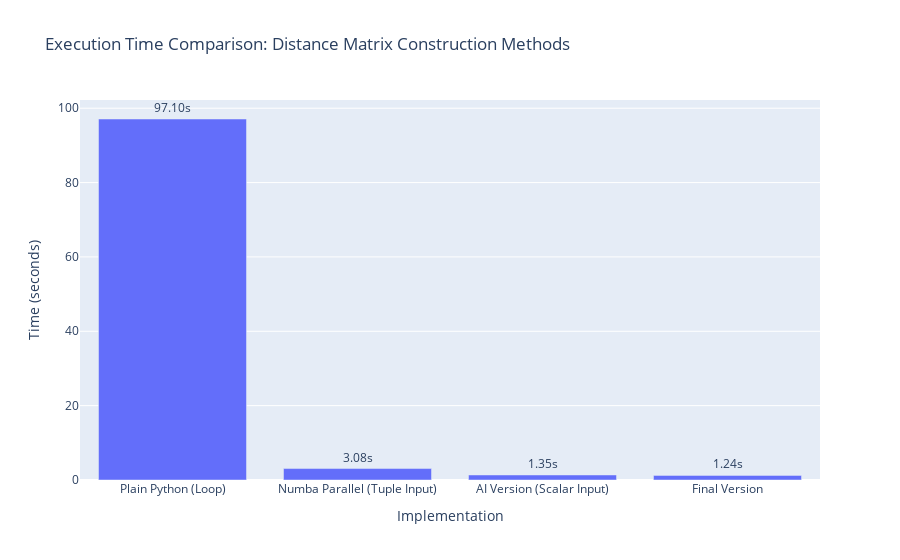

Here is the notebook cell this chart was saved with:
### Code cell
import plotly.graph_objects as go

times = [time1, time2, time3, time4]
labels = [
    "Plain Python (Loop)",
    "Numba Parallel (Tuple Input)",
    "AI Version (Scalar Input)",
    "Final Version"
]

fig = go.Figure(data=[
    go.Bar(
        x=labels, 
        y=times,
        text=[f"{t:.2f}s" for t in times],
        textposition='outside')
])

fig.update_layout(
    title="Execution Time Comparison: Distance Matrix Construction Methods",
    xaxis_title="Implementation",
    yaxis_title="Time (seconds)"
)

fig.show()

### Figure 1 — Plotly figure (JSON) as saved in the notebook; plotly's stock layout.template omitted (floating-point values rounded to 4 significant figures)
{"data": [{"text": ["97.10s", "3.08s", "1.35s", "1.24s"], "textposition": "outside", "type": "bar", "x": ["Plain Python (Loop)", "Numba Parallel (Tuple Input)", "AI Version (Scalar Input)", "Final Version"], "y": [97.1, 3.08, 1.35, 1.24]}], "layout": {"title": {"text": "Execution Time Comparison: Distance Matrix Construction Methods"}, "xaxis": {"title": {"text": "Implementation"}}, "yaxis": {"title": {"text": "Time (seconds)"}}}}
